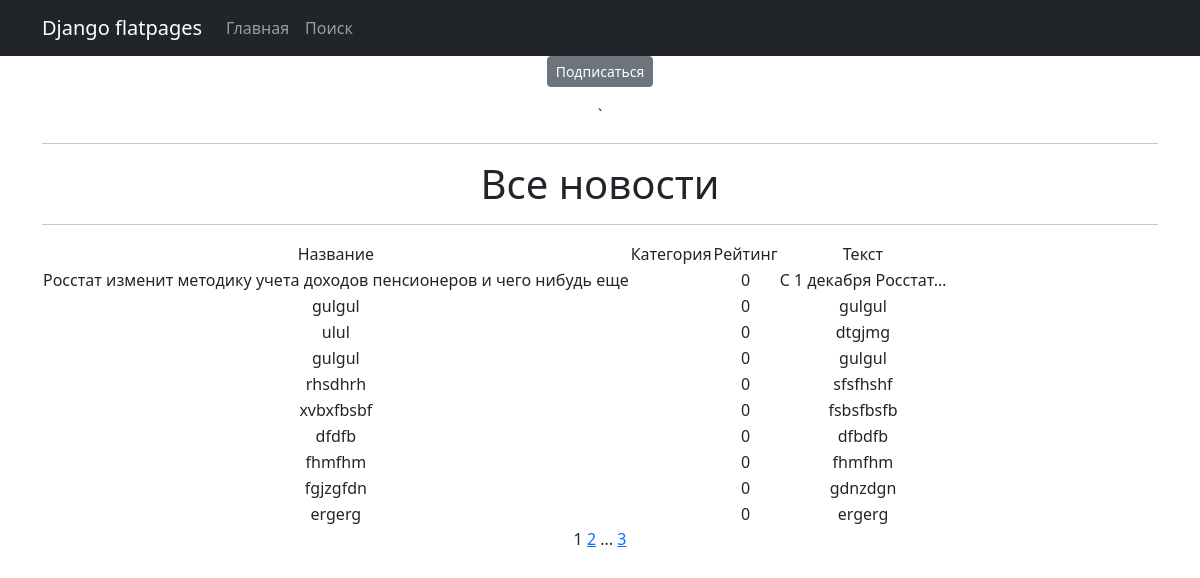
Screenshot of /categories/2/ with the database file from the repository.
### news/models.py (models this page shows, shortened)
class Post(models.Model):
    author = models.ForeignKey(Author, on_delete=models.CASCADE)
    NEWS = 'Nw'
    ARTICLE = "Ar"
    CATEGORY_CHOICES = [
        (NEWS, 'Новости'),
        (ARTICLE, 'Статья')
    ]
    categoryType = models.CharField(max_length=16, choices=CATEGORY_CHOICES, default=ARTICLE)
    dateCreation = models.DateTimeField(auto_now_add=True)
    postCategory = models.ManyToManyField(Category, through='PostCategory')
    title1 = models.TextField(max_length=128)
    text = models.TextField()
    rating = models.SmallIntegerField(default=0)

### news/views.py (the view)
# urls.py: path('categories/<int:pk>/', CategoryListView.as_view(), name='category_list'),
class CategoryListView(NewsList):
    model = Post
    template_name = 'category_list_sub.html'
    context_object_name = 'category_news_list'
    def get_queryset(self):
        self.postCategory = get_object_or_404(Category,id =self.kwargs['pk'])
        queryset = Post.objects.filter(postCategory = self.postCategory)
        return queryset
    def get_context_data(self, **kwargs):
        context = super().get_context_data(*kwargs)
        context['is_not_subscriber'] = self.request.user not in self.postCategory.subscribers.all()
        context['category'] = self.postCategory
        return context

### news/templatetags/f_filter.py (called while the page is built)
@register.filter()
def censor(text):
    text_list = text.split()
    bad_words = ['книга']
    censored_text_list = []
    for word in text_list:
        clean_word = ''.join(c for c in word if c not in string.punctuation)
        if clean_word.lower() in bad_words:
            censored_word = clean_word[0] + (len(clean_word) - 1) * '*'
            censored_text_list.append(word.replace(clean_word, censored_word))
        else:
            censored_text_list.append(word)
    return ' '.join(censored_text_list)

### news/views.py (called while the page is built)
    def get_context_data(self, **kwargs):
        context = super().get_context_data(**kwargs)
        context['time_now'] = datetime.utcnow()
        context['next_sale'] = None
        return context

### templates/category_list_sub.html (shortened to what this page needs)
{% extends 'flatpages/default.html' %}
{% load f_filter %}
{% load tags %}
{% block content %}
    {% if is_not_subscriber %}
        <p class="text-center"><a href="{% url 'subscribe' category.id %}" class="btn btn-secondary btn-sm">Подписаться</a> </p>
`   {% endif %}
   <hr>
   <h1>Все новости</h1>
   <hr>
   {% if category_news_list %}
       <table>
           <tr>
               <td>
                   Название
               </td>
               <td>
                   Категория
               </td>
               <td>
                   Рейтинг
               </td>
                <td>
                   Текст
               </td>
           </tr>
           {% for news in category_news_list %}
           <tr>
               <td>{{ news.title1|censor}}</td>
               <td>
               </td>
               <td>{{ news.rating }}</td>
               <td>{{ news.text|truncatechars:20}}</td>
           </tr>
           {% endfor %}
       </table>
   {% else %}
       <h2>Новостей нет!</h2>
    {% endif %}
   {{ page_obj.number }}
   {% if page_obj.has_next %}
       <a href="?page={{ page_obj.next_page_number }}">{{ page_obj.next_page_number }}</a>
       {% if paginator.num_pages != page_obj.next_page_number %}
           ...
           <a href="?page={{ page_obj.paginator.num_pages }}">{{ page_obj.paginator.num_pages }}</a>
       {% endif %}
   {% endif %}
{% endblock content %}

### rows the page displays
Post: title1|censor "Росстат изменит методику учета доходов пенсионеров и чего нибудь еще", rating "0", text "С 1 декабря Росстат…"
Post: title1|censor "gulgul", rating "0", text "gulgul"
Post: title1|censor "ulul", rating "0", text "dtgjmg"
Post: title1|censor "gulgul", rating "0", text "gulgul"
Post: title1|censor "rhsdhrh", rating "0", text "sfsfhshf"
Post: title1|censor "xvbxfbsbf", rating "0", text "fsbsfbsfb"
Post: title1|censor "dfdfb", rating "0", text "dfbdfb"
Post: title1|censor "fhmfhm", rating "0", text "fhmfhm"
Post: title1|censor "fgjzgfdn", rating "0", text "gdnzdgn"
Post: title1|censor "ergerg", rating "0", text "ergerg"

### other values shown
{{ page_obj.number }} "1"
{{ page_obj.next_page_number }} "2"
{{ page_obj.paginator.num_pages }} "3"
